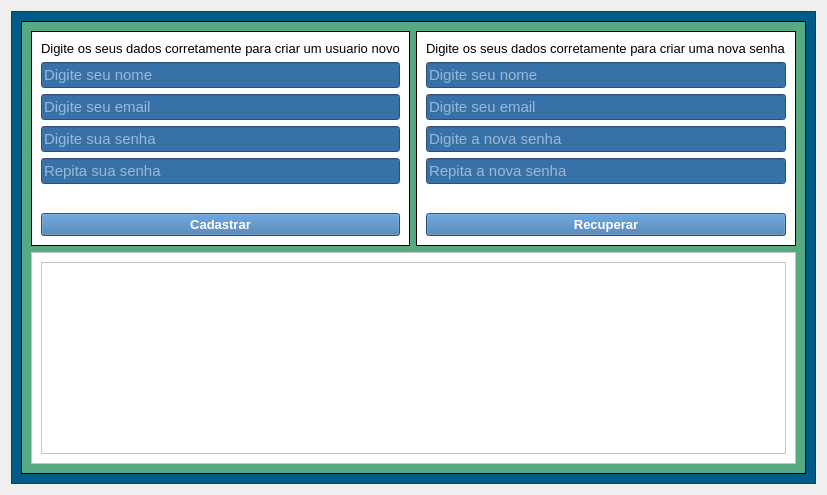
         <widget class="QWidget" name="page_8">
          <layout class="QGridLayout" name="gridLayout_6">
           <item row="0" column="0">
            <widget class="QFrame" name="frame_24">
             <property name="styleSheet">
              <string notr="true">background-color: rgb(0, 91, 136);</string>
             </property>
             <property name="frameShape">
              <enum>QFrame::StyledPanel</enum>
             </property>
             <property name="frameShadow">
              <enum>QFrame::Raised</enum>
             </property>
             <layout class="QGridLayout" name="gridLayout_7">
              <item row="0" column="1">
               <widget class="QFrame" name="frame_25">
                <property name="styleSheet">
                 <string notr="true">background-color: rgb(85, 170, 127);</string>
                </property>
                <property name="frameShape">
                 <enum>QFrame::Box</enum>
                </property>
                <property name="frameShadow">
                 <enum>QFrame::Plain</enum>
                </property>
                <layout class="QGridLayout" name="gridLayout_11">
                 <item row="0" column="0">
                  <widget class="QFrame" name="frame_26">
                   <property name="styleSheet">
                    <string notr="true">background-color: rgb(255, 255, 255);</string>
                   </property>
                   <property name="frameShape">
                    <enum>QFrame::Box</enum>
                   </property>
                   <property name="frameShadow">
                    <enum>QFrame::Plain</enum>
                   </property>
                   <layout class="QGridLayout" name="gridLayout_9">
                    <item row="4" column="0">
                     <widget class="QLineEdit" name="contraSenha">
                      <property name="font">
                       <font>
                        <pointsize>11</pointsize>
                        <weight>50</weight>
                        <bold>false</bold>
                       </font>
                      </property>
                      <property name="styleSheet">
                       <string notr="true">background-color: rgb(56, 112, 168);
color: rgb(255, 255, 255);</string>
                      </property>
                      <property name="text">
                       <string/>
                      </property>
                      <property name="echoMode">
                       <enum>QLineEdit::Password</enum>
                      </property>
                      <property name="placeholderText">
                       <string>Repita sua senha</string>
                      </property>
                     </widget>
                    </item>
                    <item row="1" column="0">
                     <widget class="QLineEdit" name="cadNome">
                      <property name="font">
                       <font>
                        <pointsize>11</pointsize>
                        <weight>50</weight>
                        <bold>false</bold>
                       </font>
                      </property>
                      <property name="whatsThis">
                       <string/>
                      </property>
                      <property name="styleSheet">
                       <string notr="true">background-color: rgb(56, 112, 168);
color: rgb(255, 255, 255);</string>
                      </property>
                      <property name="inputMask">
                       <string/>
                      </property>
                      <property name="text">
                       <string notr="true"/>
                      </property>
                      <property name="dragEnabled">
                       <bool>false</bool>
                      </property>
                      <property name="readOnly">
                       <bool>false</bool>
                      </property>
                      <property name="placeholderText">
                       <string>Digite seu nome </string>
                      </property>
                      <property name="cursorMoveStyle">
                       <enum>Qt::LogicalMoveStyle</enum>
                      </property>
                     </widget>
                    </item>
                    <item row="3" column="0">
                     <widget class="QLineEdit" name="cadSenha">
                      <property name="font">
                       <font>
                        <pointsize>11</pointsize>
                        <weight>50</weight>
                        <bold>false</bold>
                       </font>
                      </property>
                      <property name="styleSheet">
                       <string notr="true">background-color: rgb(56, 112, 168);
color: rgb(255, 255, 255);</string>
                      </property>
                      <property name="text">
                       <string/>
                      </property>
                      <property name="echoMode">
                       <enum>QLineEdit::Password</enum>
                      </property>
                      <property name="placeholderText">
                       <string>Digite sua senha</string>
                      </property>
                     </widget>
                    </item>
                    <item row="5" column="0">
                     <widget class="QLabel" name="label_2">
                      <property name="font">
                       <font>
                        <pointsize>11</pointsize>
                        <weight>75</weight>
                        <italic>false</italic>
                        <bold>true</bold>
                       </font>
                      </property>
                      <property name="styleSheet">
                       <string notr="true">color: rgb(0, 85, 0);</string>
                      </property>
                      <property name="text">
                       <string/>
                      </property>
                     </widget>
                    </item>
                    <item row="2" column="0">
                     <widget class="QLineEdit" name="cadEmail">
                      <property name="font">
                       <font>
                        <pointsize>11</pointsize>
                        <weight>50</weight>
                        <bold>false</bold>
                       </font>
                      </property>
                      <property name="styleSheet">
                       <string notr="true">background-color: rgb(56, 112, 168);
color: rgb(255, 255, 255);</string>
                      </property>
                      <property name="text">
                       <string/>
                      </property>
                      <property name="placeholderText">
                       <string>Digite seu email</string>
                      </property>
                     </widget>
                    </item>
                    <item row="6" column="0">
                     <widget class="QPushButton" name="pushButton">
                      <property name="font">
                       <font>
                        <pointsize>10</pointsize>
                        <weight>75</weight>
                        <bold>true</bold>
                       </font>
                      </property>
                      <property name="styleSheet">
                       <string notr="true">background-color: rgb(56, 112, 168);
color: rgb(255, 255, 255);</string>
                      </property>
                      <property name="text">
                       <string>Cadastrar</string>
                      </property>
                      <property name="icon">
                       <iconset>
                        <normaloff>../Imagens/cad_pessoas.ico</normaloff>../Imagens/cad_pessoas.ico</iconset>
                      </property>
                      <property name="iconSize">
                       <size>
                        <width>36</width>
                        <height>40</height>
                       </size>
                      </property>
                     </widget>
                    </item>
                    <item row="0" column="0">
                     <widget class="QLabel" name="label">
                      <property name="font">
                       <font>
                        <pointsize>10</pointsize>
                       </font>
                      </property>
                      <property name="text">
                       <string>Digite os seus dados corretamente para criar um usuario novo</string>
                      </property>
                     </widget>
                    </item>
                   </layout>
                  </widget>
                 </item>
                 <item row="0" column="1">
                  <widget class="QFrame" name="frame_27">
                   <property name="styleSheet">
                    <string notr="true">background-color: rgb(255, 255, 255);</string>
                   </property>
                   <property name="frameShape">
                    <enum>QFrame::Box</enum>
                   </property>
                   <property name="frameShadow">
                    <enum>QFrame::Plain</enum>
                   </property>
                   <layout class="QGridLayout" name="gridLayout_10">
                    <item row="2" column="0">
                     <widget class="QLineEdit" name="emailDoUsuario">
                      <property name="font">
                       <font>
                        <pointsize>11</pointsize>
                        <weight>50</weight>
                        <bold>false</bold>
                       </font>
                      </property>
                      <property name="styleSheet">
                       <string notr="true">background-color: rgb(56, 112, 168);
color: rgb(255, 255, 255);</string>
                      </property>
                      <property name="text">
                       <string/>
                      </property>
                      <property name="placeholderText">
                       <string>Digite seu email</string>
                      </property>
                     </widget>
                    </item>
                    <item row="4" column="0">
                     <widget class="QLineEdit" name="c_senhaUsuario">
                      <property name="font">
                       <font>
                        <pointsize>11</pointsize>
                        <weight>50</weight>
                        <bold>false</bold>
                       </font>
                      </property>
                      <property name="styleSheet">
                       <string notr="true">background-color: rgb(56, 112, 168);
color: rgb(255, 255, 255);</string>
                      </property>
                      <property name="text">
                       <string/>
                      </property>
                      <property name="echoMode">
                       <enum>QLineEdit::Password</enum>
                      </property>
                      <property name="placeholderText">
                       <string>Repita a nova senha</string>
                      </property>
                     </widget>
                    </item>
                    <item row="5" column="0">
                     <widget class="QLabel" name="avisosUsuario">
                      <property name="maximumSize">
                       <size>
                        <width>16777215</width>
                        <height>29</height>
                       </size>
                      </property>
                      <property name="font">
                       <font>
                        <pointsize>11</pointsize>
                        <weight>75</weight>
                        <italic>false</italic>
                        <bold>true</bold>
                       </font>
                      </property>
                      <property name="styleSheet">
                       <string notr="true">color: rgb(0, 85, 0);</string>
                      </property>
                      <property name="text">
                       <string/>
                      </property>
                     </widget>
                    </item>
                    <item row="3" column="0">
                     <widget class="QLineEdit" name="senhaDoUsuario">
                      <property name="font">
                       <font>
                        <pointsize>11</pointsize>
                        <weight>50</weight>
                        <bold>false</bold>
                       </font>
                      </property>
                      <property name="styleSheet">
                       <string notr="true">background-color: rgb(56, 112, 168);
color: rgb(255, 255, 255);</string>
                      </property>
                      <property name="text">
                       <string/>
                      </property>
                      <property name="echoMode">
                       <enum>QLineEdit::Password</enum>
                      </property>
                      <property name="placeholderText">
                       <string>Digite a nova senha</string>
                      </property>
                     </widget>
                    </item>
                    <item row="6" column="0">
                     <widget class="QPushButton" name="recuperarSenha">
                      <property name="font">
                       <font>
                        <pointsize>10</pointsize>
                        <weight>75</weight>
                        <bold>true</bold>
                       </font>
                      </property>
                      <property name="styleSheet">
                       <string notr="true">background-color: rgb(56, 112, 168);
color: rgb(255, 255, 255);</string>
                      </property>
                      <property name="text">
                       <string>Recuperar</string>
                      </property>
                      <property name="icon">
                       <iconset>
                        <normaloff>../Imagens/cad_pessoas.ico</normaloff>../Imagens/cad_pessoas.ico</iconset>
                      </property>
                      <property name="iconSize">
                       <size>
                        <width>36</width>
                        <height>40</height>
                       </size>
                      </property>
                     </widget>
                    </item>
                    <item row="1" column="0">
                     <widget class="QLineEdit" name="nomeDoUsuario">
                      <property name="font">
                       <font>
                        <pointsize>11</pointsize>
                        <weight>50</weight>
                        <bold>false</bold>
                       </font>
                      </property>
                      <property name="whatsThis">
                       <string/>
                      </property>
                      <property name="styleSheet">
                       <string notr="true">background-color: rgb(56, 112, 168);
color: rgb(255, 255, 255);</string>
                      </property>
                      <property name="inputMask">
                       <string/>
                      </property>
                      <property name="text">
                       <string notr="true"/>
                      </property>
                      <property name="dragEnabled">
                       <bool>false</bool>
                      </property>
                      <property name="readOnly">
                       <bool>false</bool>
                      </property>
                      <property name="placeholderText">
                       <string>Digite seu nome </string>
                      </property>
                      <property name="cursorMoveStyle">
                       <enum>Qt::LogicalMoveStyle</enum>
                      </property>
                     </widget>
                    </item>
                    <item row="0" column="0">
                     <widget class="QLabel" name="label_4">
                      <property name="font">
                       <font>
                        <pointsize>10</pointsize>
                       </font>
                      </property>
                      <property name="text">
                       <string>Digite os seus dados corretamente para criar uma nova senha</string>
                      </property>
                     </widget>
                    </item>
                   </layout>
                  </widget>
                 </item>
                 <item row="1" column="0" colspan="2">
                  <widget class="QFrame" name="frame_35">
                   <property name="styleSheet">
                    <string notr="true">background-color: rgb(255, 255, 255);</string>
                   </property>
                   <property name="frameShape">
                    <enum>QFrame::StyledPanel</enum>
                   </property>
                   <property name="frameShadow">
                    <enum>QFrame::Raised</enum>
                   </property>
                   <layout class="QGridLayout" name="gridLayout_21">
                    <item row="0" column="0">
                     <widget class="QTableWidget" name="tableWidget_7"/>
                    </item>
                   </layout>
                  </widget>
                 </item>
                </layout>
               </widget>
              </item>
             </layout>
            </widget>
           </item>
          </layout>
         </widget>
